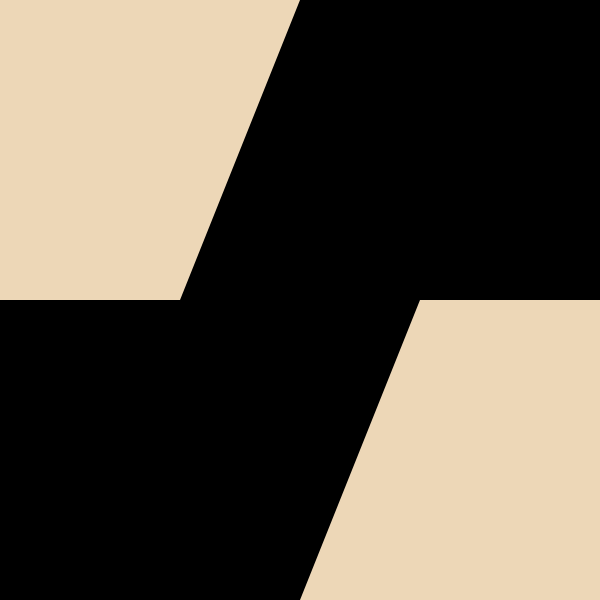
Frame 1 (no input)
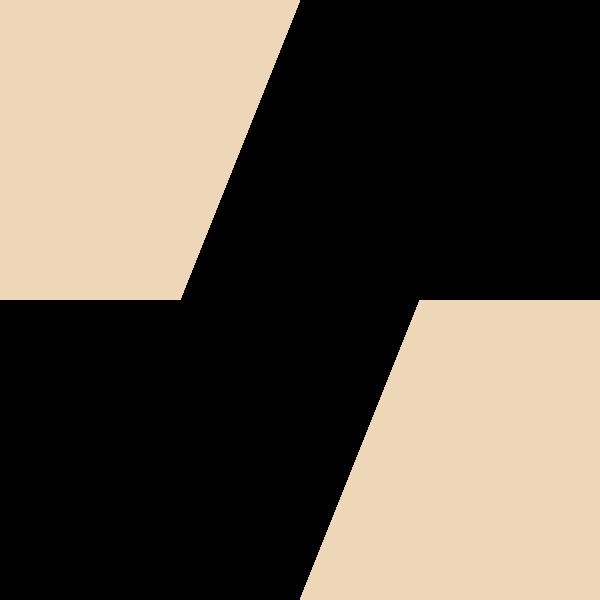
Frame 60 (no input)
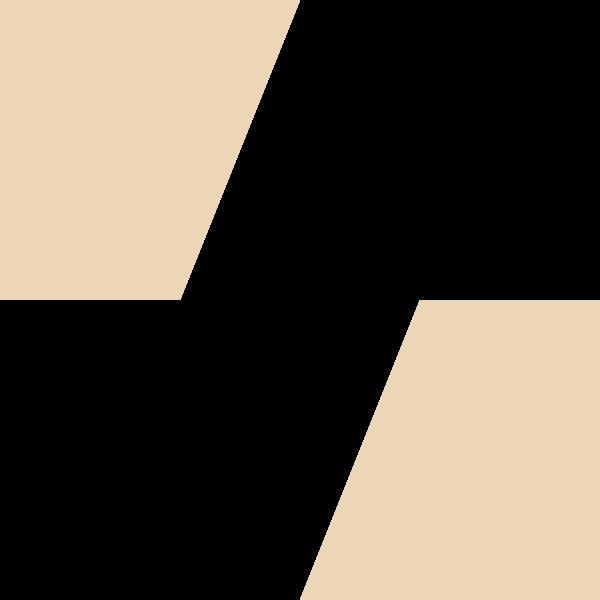
Frame 120 (the mouse pressed at the canvas centre since frame 60)

The p5.js sketch that drew these frames (run headless with seeded random() and noise() and a simulated clock; from frame 60 on, the mouse is pressed at the canvas centre):

// p5.js sketch
// ── sketch.js
function setup() {
    createCanvas(600, 600)
    background(0)
}

function draw() {
    noStroke()
    fill(237,215,183)
    quad(0, 0, 300, 0, 180, 300, 0, 300)
    quad(420, 300, 600, 300, 600, 600, 300, 600)
}
